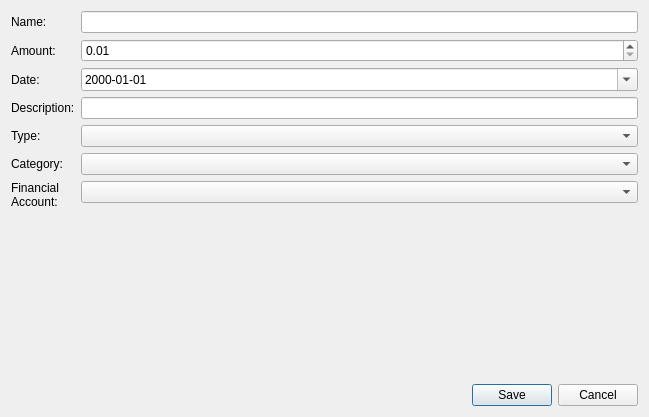
<?xml version="1.0" encoding="UTF-8"?>
<ui version="4.0">
 <class>AddTransactionDialogView</class>
 <widget class="QDialog" name="AddTransactionDialogView">
  <property name="geometry">
   <rect>
    <x>0</x>
    <y>0</y>
    <width>649</width>
    <height>417</height>
   </rect>
  </property>
  <property name="windowTitle">
   <string>Add New Transaction</string>
  </property>
  <layout class="QVBoxLayout" name="verticalLayout">
   <item>
    <layout class="QFormLayout" name="formLayout">
     <item row="0" column="0">
      <widget class="QLabel" name="label">
       <property name="text">
        <string>Name:</string>
       </property>
      </widget>
     </item>
     <item row="0" column="1">
      <widget class="QLineEdit" name="nameEdit"/>
     </item>
     <item row="1" column="0">
      <widget class="QLabel" name="label_2">
       <property name="text">
        <string>Amount:</string>
       </property>
      </widget>
     </item>
     <item row="1" column="1">
      <widget class="QDoubleSpinBox" name="amountSpin">
       <property name="minimum">
        <double>0.010000000000000</double>
       </property>
       <property name="maximum">
        <double>1000000000.000000000000000</double>
       </property>
       <property name="value">
        <double>0.010000000000000</double>
       </property>
      </widget>
     </item>
     <item row="2" column="0">
      <widget class="QLabel" name="label_3">
       <property name="text">
        <string>Date:</string>
       </property>
      </widget>
     </item>
     <item row="2" column="1">
      <widget class="QDateEdit" name="dateEdit">
       <property name="displayFormat">
        <string>yyyy-MM-dd</string>
       </property>
       <property name="calendarPopup">
        <bool>true</bool>
       </property>
      </widget>
     </item>
     <item row="3" column="0">
      <widget class="QLabel" name="label_4">
       <property name="text">
        <string>Description:</string>
       </property>
      </widget>
     </item>
     <item row="3" column="1">
      <widget class="QLineEdit" name="descriptionEdit"/>
     </item>
     <item row="5" column="0">
      <widget class="QLabel" name="label_5">
       <property name="text">
        <string>Category:</string>
       </property>
      </widget>
     </item>
     <item row="5" column="1">
      <widget class="QComboBox" name="categoryCombo"/>
     </item>
     <item row="6" column="0">
      <widget class="QLabel" name="label_6">
       <property name="text">
        <string>&lt;html&gt;&lt;head/&gt;&lt;body&gt;&lt;p&gt;Financial&lt;br/&gt;Account:&lt;/p&gt;&lt;/body&gt;&lt;/html&gt;</string>
       </property>
      </widget>
     </item>
     <item row="6" column="1">
      <widget class="QComboBox" name="accountCombo"/>
     </item>
     <item row="4" column="0">
      <widget class="QLabel" name="label_7">
       <property name="text">
        <string>Type:</string>
       </property>
      </widget>
     </item>
     <item row="4" column="1">
      <widget class="QComboBox" name="typeCombo"/>
     </item>
    </layout>
   </item>
   <item>
    <widget class="QDialogButtonBox" name="buttonBox">
     <property name="orientation">
      <enum>Qt::Orientation::Horizontal</enum>
     </property>
     <property name="standardButtons">
      <set>QDialogButtonBox::StandardButton::Cancel|QDialogButtonBox::StandardButton::Save</set>
     </property>
    </widget>
   </item>
  </layout>
 </widget>
 <resources/>
 <connections>
  <connection>
   <sender>buttonBox</sender>
   <signal>accepted()</signal>
   <receiver>AddTransactionDialogView</receiver>
   <slot>accept()</slot>
   <hints>
    <hint type="sourcelabel">
     <x>248</x>
     <y>254</y>
    </hint>
    <hint type="destinationlabel">
     <x>157</x>
     <y>274</y>
    </hint>
   </hints>
  </connection>
  <connection>
   <sender>buttonBox</sender>
   <signal>rejected()</signal>
   <receiver>AddTransactionDialogView</receiver>
   <slot>reject()</slot>
   <hints>
    <hint type="sourcelabel">
     <x>316</x>
     <y>260</y>
    </hint>
    <hint type="destinationlabel">
     <x>286</x>
     <y>274</y>
    </hint>
   </hints>
  </connection>
 </connections>
</ui>
